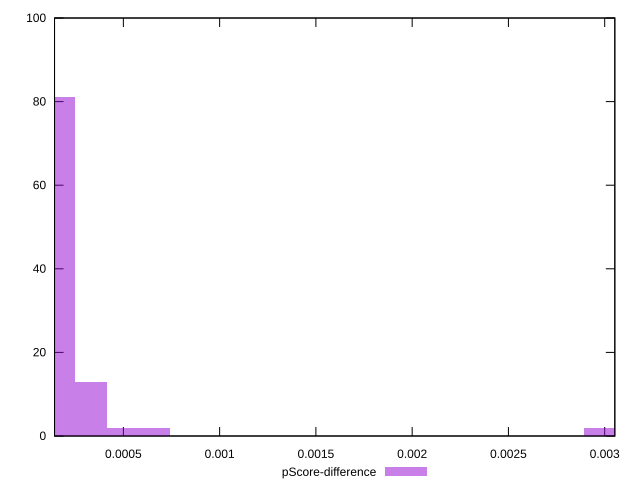

gnuplot code for this plot:
reset

$pScoreDifference <<EOF
0.0029768123255348913 2
0.00033075692505943235 13
0.00016537846252971618 81
0.0006615138501188647 2
0.0004961353875891485 2
EOF

set key outside below
set boxwidth 0.00016537846252971618
set xrange [0.0001424855432657357:0.003052623642493091]
set yrange [0:100]
set trange [0:100]
set style fill transparent solid 0.5 noborder
set terminal svg size 640, 490 enhanced background rgb 'white'
set output "report_00026_2021-02-22T21:38:55.199Z/largest-contentful-paint/samples/pages/pScore-difference/histogram.svg"

plot $pScoreDifference title "pScore-difference" with boxes

reset
